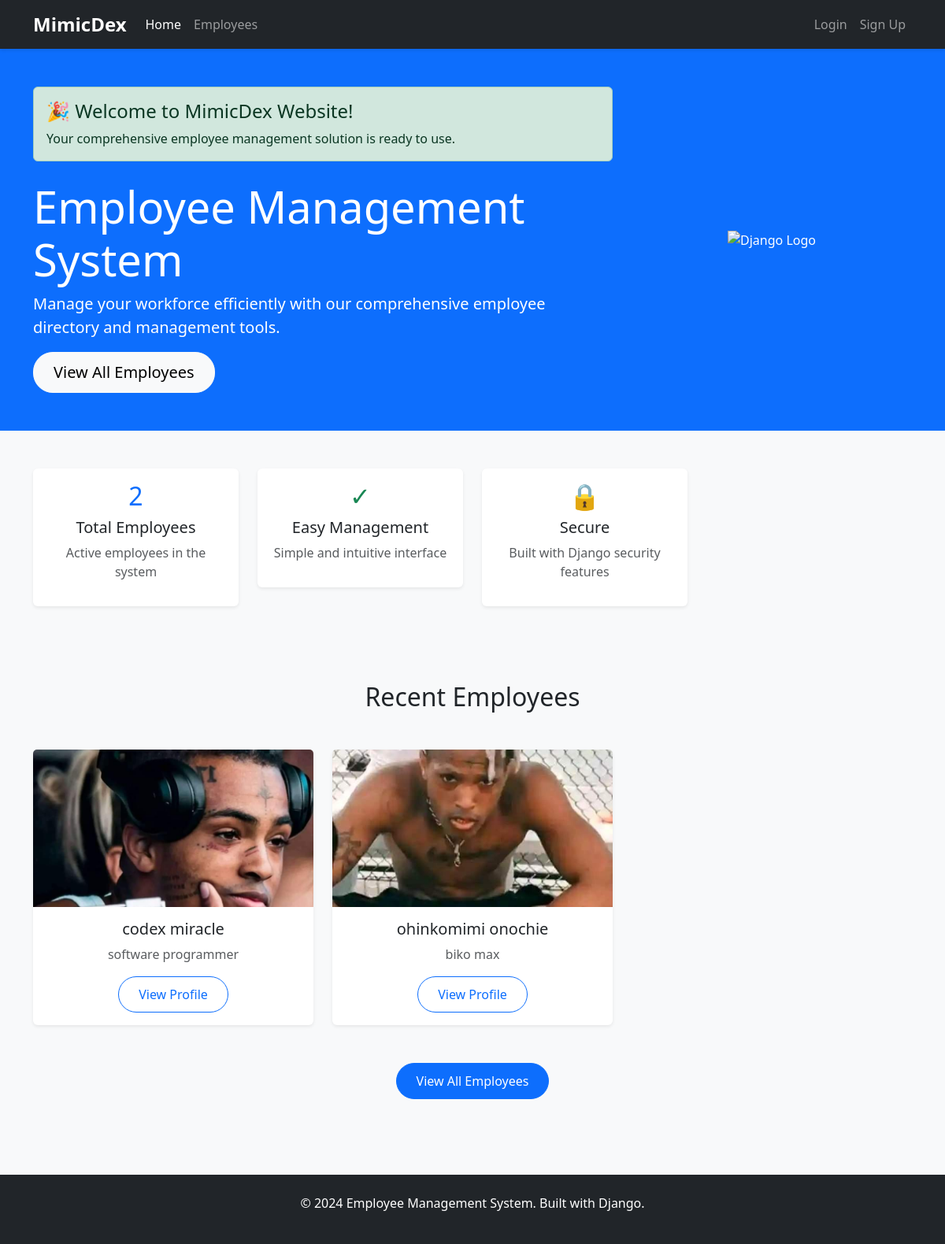
The page / on the database its author committed.
### employees/models.py (models this page shows, shortened)
class Employee(models.Model):
    first_name = models.CharField(max_length=100)
    last_name = models.CharField(max_length=100)
    photo = models.ImageField(upload_to='images')
    designation = models.CharField(max_length=100)
    email_address =models.EmailField(max_length=100, unique=True)
    Phone_number = models.CharField(max_length=12, blank=True)
    created_at = models.DateTimeField(auto_now_add=True)
    updated_at = models.DateTimeField(auto_now=True)

### mysite/views.py (the view)
# urls.py: 2. Add a URL to urlpatterns:  path('', views.home, name='home')
def home(request):
    employees = Employee.objects.all()[:3]  # Show latest 3 employees on homepage
    return render(request, 'home.html', {'employees': employees})

### templates/home.html (shortened to what this page needs)
{% load static %}
<!DOCTYPE html>
<html lang="en">
<head>
    <link href="https://cdn.jsdelivr.net/npm/bootstrap@5.3.8/dist/css/bootstrap.min.css" rel="stylesheet">
    <link rel="stylesheet" href="{% static 'css/style.css' %}">
</head>
<body>
    <nav class="navbar navbar-expand-lg navbar-dark bg-dark">
        <div class="container">
            <a class="navbar-brand" href="{% url 'home' %}">MimicDex</a>
            <div class="navbar-nav me-auto">
                <a class="nav-link active" href="{% url 'home' %}">Home</a>
                <a class="nav-link" href="{% url 'employees:employee_list' %}">Employees</a>
            </div>
            <div class="navbar-nav">
                {% if user.is_authenticated %}
                    <span class="navbar-text me-3">Welcome, {{ user.first_name|default:user.username }}!</span>
                    <a class="nav-link" href="{% url 'logout' %}">Logout</a>
                {% else %}
                    <a class="nav-link" href="{% url 'login' %}">Login</a>
                    <a class="nav-link" href="{% url 'signup' %}">Sign Up</a>
                {% endif %}
            </div>
        </div>
    </nav>
    <div class="bg-primary text-white py-5">
        <div class="container">
            <div class="row align-items-center">
                <div class="col-md-8">
                    <div class="alert alert-success mb-4" role="alert">
                        <h4 class="alert-heading">🎉 Welcome to MimicDex Website!</h4>
                        <p class="mb-0">Your comprehensive employee management solution is ready to use.</p>
                    </div>
                    <h1 class="display-4">Employee Management System</h1>
                    <p class="lead">Manage your workforce efficiently with our comprehensive employee directory and management tools.</p>
                    <div class="d-flex gap-3 flex-wrap">
                        <a href="{% url 'employees:employee_list' %}" class="btn btn-light btn-lg">View All Employees</a>
                    </div>
                </div>
                <div class="col-md-4 text-center">
                    <img src="{% static 'images/django.PNG' %}" alt="Django Logo" class="img-fluid" style="max-width: 200px;">
                </div>
            </div>
        </div>
    </div>
    <div class="container py-5">
        <div class="row text-center">
            <div class="col-md-3">
                <div class="card border-0 shadow-sm">
                    <div class="card-body">
                        <h2 class="text-primary">{{ employees.count }}</h2>
                        <h5>Total Employees</h5>
                        <p class="text-muted">Active employees in the system</p>
                    </div>
                </div>
            </div>
            <div class="col-md-3">
                <div class="card border-0 shadow-sm">
                    <div class="card-body">
                        <h2 class="text-success">✓</h2>
                        <h5>Easy Management</h5>
                        <p class="text-muted">Simple and intuitive interface</p>
                    </div>
                </div>
            </div>
            <div class="col-md-3">
                <div class="card border-0 shadow-sm">
                    <div class="card-body">
                        <h2 class="text-info">🔒</h2>
                        <h5>Secure</h5>
                        <p class="text-muted">Built with Django security features</p>
                    </div>
                </div>
            </div>
        </div>
    </div>
    {% if employees %}
    <div class="container py-5">
        <h2 class="text-center mb-5">Recent Employees</h2>
        <div class="row">
            {% for employee in employees %}
                <div class="col-md-4 mb-4">
                    <div class="card h-100 shadow-sm">
                        {% if employee.photo %}
                            <img src="{{ employee.photo.url }}" class="card-img-top" alt="{{ employee.first_name }}" style="height: 200px; object-fit: cover;">
                        {% else %}
                            <div class="card-img-top bg-light d-flex align-items-center justify-content-center" style="height: 200px;">
                                <span class="text-muted">No Photo</span>
                            </div>
                        {% endif %}
                        <div class="card-body text-center">
                            <h5 class="card-title">{{ employee.first_name }} {{ employee.last_name }}</h5>
                            <p class="card-text text-muted">{{ employee.designation }}</p>
                            <a href="{% url 'employees:employee_detail' employee.pk %}" class="btn btn-outline-primary">View Profile</a>
                        </div>
                    </div>
                </div>
            {% endfor %}
        </div>
        <div class="text-center mt-4">
            <a href="{% url 'employees:employee_list' %}" class="btn btn-primary">View All Employees</a>
        </div>
    </div>
    {% endif %}
    <footer class="bg-dark text-white py-4 mt-5">
        <div class="container text-center">
            <p>&copy; 2024 Employee Management System. Built with Django.</p>
        </div>
    </footer>
</body>
</html>

### mysite/static/css/style.css (style rules this page uses)
body { font-family: 'Segoe UI', Tahoma, Geneva, Verdana, sans-serif; background-color: #f8f9fa; }
.navbar-brand { font-weight: bold; font-size: 1.5rem; }
.card { transition: transform 0.2s ease-in-out, box-shadow 0.2s ease-in-out; border: none; }
.btn { border-radius: 25px; padding: 10px 25px; font-weight: 500; }
.navbar { box-shadow: 0 2px 4px rgba(0,0,0,0.1); }
footer { margin-top: auto; }

### rows shown on the page
Employee: photo (picture), first_name "codex", last_name "miracle", designation "software programmer"
Employee: photo (picture), first_name "ohinkomimi", last_name "onochie", designation "biko max"

### other values the page prints
{{ employees.count }} "2"
